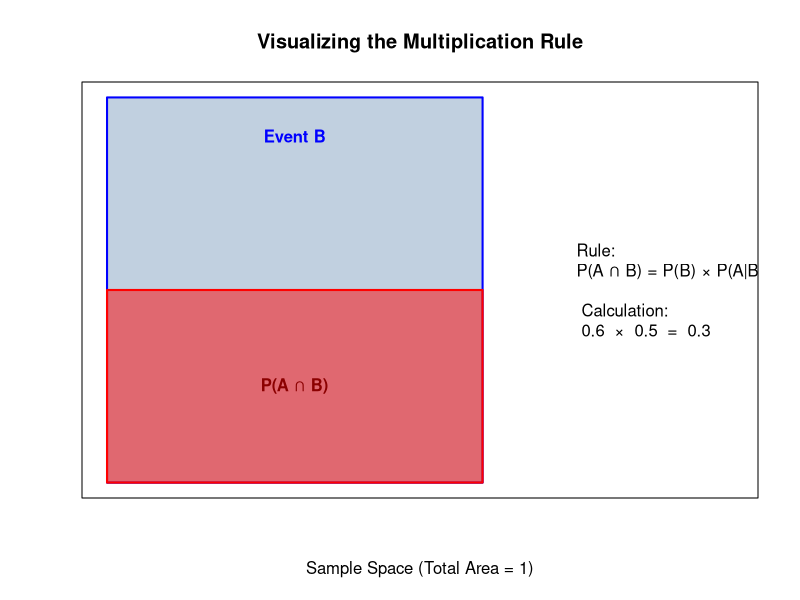

Source code (R):
# 1. Define our Probability Parameters
p_b <- 0.6          # Probability of Event B
p_a_given_b <- 0.5  # Probability of A occurring given B has occurred
p_a_and_b <- p_b * p_a_given_b # The Multiplication Rule

# 2. Set up a blank plot 'canvas' representing the Total Sample Space (1.0)
plot(c(0, 1), c(0, 1), type = "n", 
     main = "Visualizing the Multiplication Rule",
     xlab = "Sample Space (Total Area = 1)", ylab = "", 
     xaxt = 'n', yaxt = 'n')

# 3. Draw Event B (The "Given" space)
# This rectangle spans from x=0 to x=0.6
rect(0, 0, p_b, 1, col = rgb(0.2, 0.4, 0.6, 0.3), border = "blue", lwd = 2)
text(p_b/2, 0.9, "Event B", col = "blue", font = 2)

# 4. Draw Event A AND B (The intersection)
# This is a subset of B. Its area is p_b * p_a_given_b
rect(0, 0, p_b, p_a_given_b, col = rgb(1, 0, 0, 0.5), border = "red", lwd = 2)
text(p_b/2, p_a_given_b/2, "P(A \u2229 B)", col = "darkred", font = 2)

# 5. Add Annotation to explain the math
text(0.75, 0.5, adj = 0, labels = paste(
    "Rule:\nP(A \u2229 B) = P(B) \u00D7 P(A|B)\n\n",
    "Calculation:\n", p_b, " \u00D7 ", p_a_given_b, " = ", p_a_and_b
))
